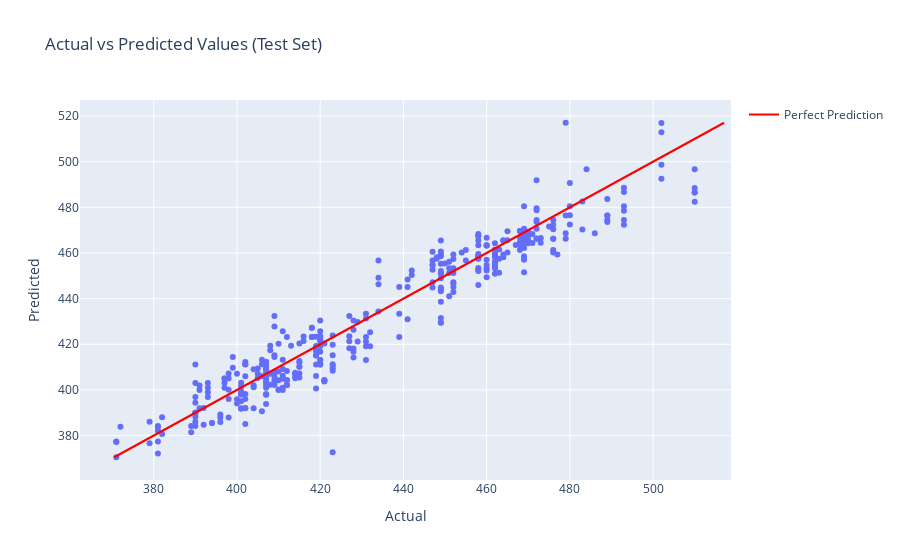

Notebook cell for this chart:
### Code cell
### met de one-hot-encoded dataset, maar zonder extras

### defining the network
model = MLPRegressor(hidden_layer_sizes=(128, 64, 32), activation='identity', max_iter=2000, random_state=42)

model.fit(X_train, y_train)

y_val_pred = model.predict(X_val)
r2_val = r2_score(y_val, y_val_pred)
mse_val = mean_squared_error(y_val, y_val_pred)

print(f"Validation MSE: {mse_val:.3f}")
print(f"Validation R^2: {r2_val:.3f}")

y_test_pred = model.predict(X_test)
r2_test = r2_score(y_test, y_test_pred)
mse_test = mean_squared_error(y_test, y_test_pred)

print(f"Test MSE: {mse_test:.3f}")
print(f"Test R^2: {r2_test:.3f}")

results = pd.DataFrame({
    'Actual 2k tijd': y_test,
    'Predicted 2k tijd': y_test_pred,
    'Difference': y_test - y_test_pred
})
print(results.head(10))

### plotting the actual vs predicted values
data = pd.DataFrame({'Actual': y_test, 'Predicted': y_test_pred})
fig = px.scatter(data, x='Actual', y='Predicted', title="Actual vs Predicted Values (Test Set)")
min_val = min(data['Actual'].min(), data['Predicted'].min())
max_val = max(data['Actual'].max(), data['Predicted'].max())
fig.add_trace(go.Scatter(x=[min_val, max_val], y=[min_val, max_val], mode='lines', 
                         name='Perfect Prediction', line=dict(color='red')))
fig.show()

### Figure 1 — Plotly figure (JSON) as saved in the notebook; plotly's stock layout.template omitted (floating-point values rounded to 4 significant figures; data arrays with more than 128 entries replaced by an {"elided": "..."} marker saying what was removed)
{"data": [{"hovertemplate": "Actual=%{x}<br>Predicted=%{y}<extra></extra>", "legendgroup": "", "marker": {"color": "#636efa", "symbol": "circle"}, "mode": "markers", "name": "", "orientation": "v", "showlegend": false, "type": "scatter", "x": {"elided": "391 int values"}, "xaxis": "x", "y": {"elided": "391 float values"}, "yaxis": "y"}, {"line": {"color": "red"}, "mode": "lines", "name": "Perfect Prediction", "type": "scatter", "x": [370.5, 517.1], "y": [370.5, 517.1]}], "layout": {"legend": {"tracegroupgap": 0}, "title": {"text": "Actual vs Predicted Values (Test Set)"}, "xaxis": {"anchor": "y", "domain": [0, 1], "title": {"text": "Actual"}}, "yaxis": {"anchor": "x", "domain": [0, 1], "title": {"text": "Predicted"}}}}
